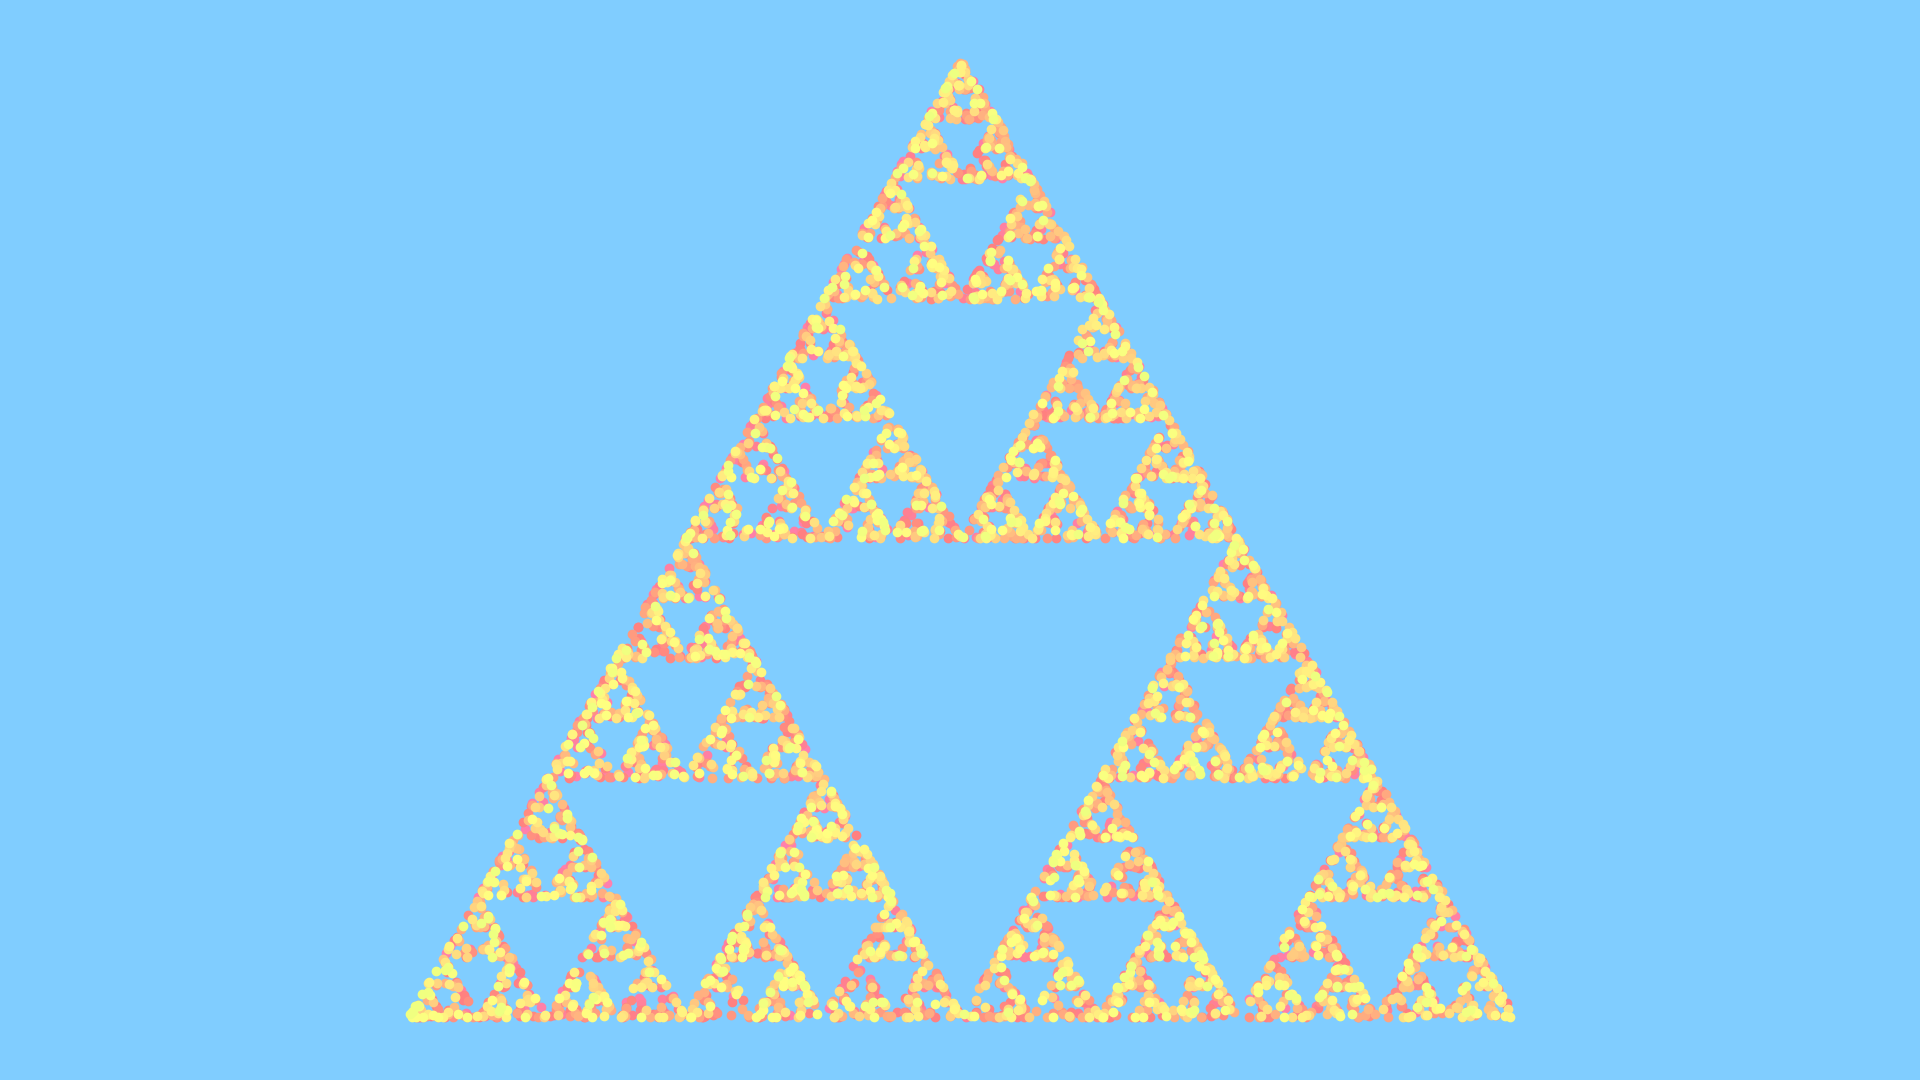

Write the Python code that produced this figure.
from pathlib import Path

import matplotlib.pyplot as plt
import numpy as np


def hsv2rgb(h: float=0.0, s: float=1.0, v: float=1.0) -> str:
    rgb: np.ndarray = (255 * ((np.clip(np.abs(np.modf(h + np.array([0.0, 2.0, 1.0]) / 3)[0] * 6 - 3) - 1, 0, 1) - 1) * s + 1) * v).round(0).astype(int)
    return "#" + "".join(f"{i:02x}" for i in rgb)


def main() -> None:
    # config
    fp: Path = Path(__file__).resolve().with_suffix(".png")
    plt.rcParams["figure.dpi"] = 100
    plt.rcParams["figure.figsize"] = [19.2, 10.8]
    rng: np.random.Generator = np.random.default_rng()
    offset: float = rng.random()
    saturation: float = 0.5
    value: float = 1.0
    bgc: str = hsv2rgb(offset, saturation, value)
    # generate figure
    fig: plt.Figure
    ax: plt.Axes
    fig, ax = plt.subplots()
    # plot
    n: int = 3
    r: float = 0.5
    points: np.ndarray = np.array([
        [np.sin(th), np.cos(th)]
        for th in np.linspace(0, 2*np.pi, n, endpoint=False)
    ])
    p: np.ndarray = points[0]
    m: int = n**8
    hue: float
    for i in range(m):
        p = r * p + (1-r)*points[rng.integers(0, n)]
        hue = offset + 0.5 + (i-m/2+0.5)/m*0.25
        ax.plot(p[0], p[1], linestyle="", marker="o", color=hsv2rgb(hue, saturation, value))
    # arrange
    #ax.set_xlim(0, 1)
    #ax.set_ylim(0, 1)
    ax.axis("off")
    ax.set_aspect("equal")
    ax.set_facecolor(bgc)
    fig.set_facecolor(bgc)
    fig.tight_layout()
    # output
    fig.savefig(fp)
    plt.cla()
    plt.clf()
    plt.close(fig)
    return None


if __name__ == "__main__":
    main()
